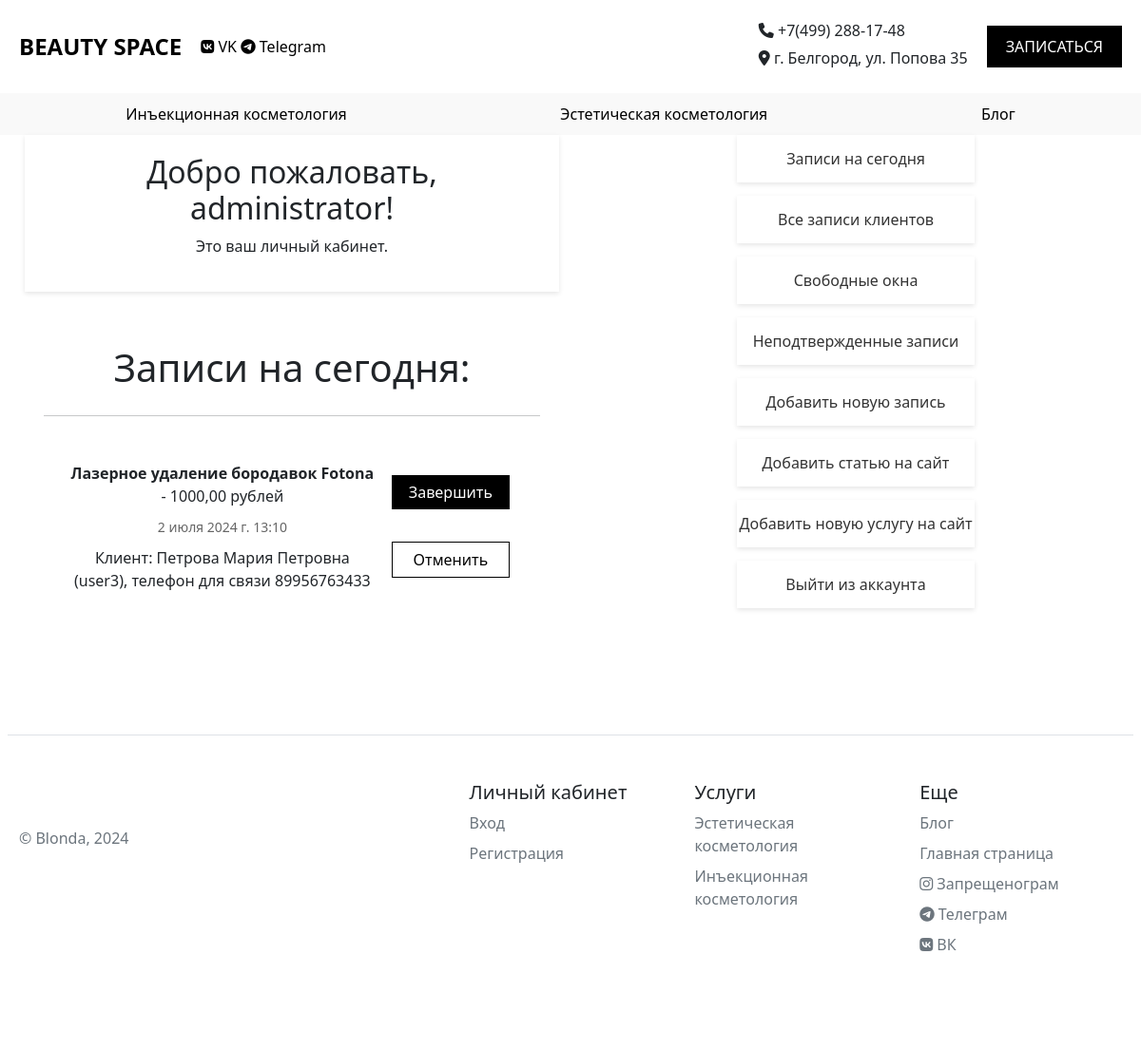
/admin_profile/ (signed in), run on the app's committed database.
### main/models.py (models this page shows, shortened)
class ProcedureRecord(models.Model):
    service = models.ForeignKey(Service, on_delete=models.CASCADE, verbose_name='Услуга')
    type = models.CharField(max_length=50, verbose_name='Тип косметологии')
    price = models.DecimalField('Цена', max_digits=10, decimal_places=2)
    date = models.DateField('Дата')
    time = models.TimeField('Время проведения')
    client_profile = models.ForeignKey(UserProfile, on_delete=models.CASCADE, blank=True, null=True, related_name='client_responses', verbose_name='Профиль клиента')
    response = models.BooleanField('Отклик на сободную запись', default=False)
    confirmed = models.BooleanField('Подтверждено администратором', default=False)
    active = models.BooleanField('Активна', default=False)
    completed = models.BooleanField('Выполнена', default=False)
    cancelled = models.BooleanField('Отменена', default=False)
    class Meta:
        verbose_name = 'Запись на процедуру'
        verbose_name_plural = 'Записи на процедуры'

class Service(models.Model):
    COSMETOLOGY_TYPES = [
        ('inject', 'Инъекционная косметология'),
        ('aesthetic', 'Эстетическая косметология'),
    ]
    type = models.CharField(
        max_length=50,
        choices=COSMETOLOGY_TYPES,
        verbose_name='Тип косметологии',
        default='inject'
    )
    name = models.TextField('Название события', blank=True, null=True)
    duration = models.TextField('Время проведения', blank=True, null=True)
    price = models.TextField('Цена', blank=True, null=True)
    annotation = models.TextField('Место проведения', blank=True, null=True)
    class Meta:
        verbose_name = 'Услуга'
        verbose_name_plural = 'Услуги'

class UserProfile(models.Model):
    user = models.OneToOneField(User, on_delete=models.CASCADE)
    is_superuser = models.BooleanField(default=False)
    surname = models.CharField(max_length=25, blank=True, default='', verbose_name='Фамилия')
    name = models.CharField(max_length=25, blank=True, default='', verbose_name='Имя')
    patronymic = models.CharField(max_length=25, blank=True, default='', verbose_name='Отчество')
    phone_number = models.CharField(max_length=15, blank=True, default='', verbose_name='Номер телефона')
    class Meta:
        verbose_name = 'Профиль пользователя'
        verbose_name_plural = 'Профили пользователей'

### main/views.py (the view)
# urls.py: path('admin_profile/', views.admin_profile, name='admin_profile'),
@login_required
def admin_profile(request):
    if not request.user.is_staff:
        return redirect('user_profile')
    today = date.today()
    today_records = ProcedureRecord.objects.filter(date=today, active=True)
    return render(request, 'main/admin_profile.html',{'today_records': today_records})

### main/templates/main/admin_profile.html (shortened to what this page needs)
{% extends 'main/layout.html' %}
{% load static %}
{% block content %}
<main class="profile row">
        <div class="profile-content col-12 col-sm-12 col-md-6 col-lg-6">
            <div class="profile-greeting">
                <h2>Добро пожаловать, {{ user.username }}!</h2>
                <p>Это ваш личный кабинет.</p>
            </div>
            <div class="record-container">
                <h1>Записи на сегодня:</h1>
                {% for record in today_records %}
                <hr>
                    <div class="record">
                        <div class="record-info">
                            <p><b>{{ record.service.name }}</b> - {{ record.price }} рублей</p>
                            <p class="date-time">{{ record.date }} {{ record.time }}</p>
                            <p>Клиент: {{ record.client_profile.surname }} {{ record.client_profile.name }} {{ record.client_profile.patronymic }} ({{ record.client_profile.user.username }}), телефон для связи {{ record.client_profile.phone_number }}</p>
                        </div>
                        <div class="record-buttons">
                            <form method="post" action="{% url 'complete_record' record.id %}">
                                <button type="submit" class="btn btn-success">Завершить</button>
                            </form>
                            <form method="post" action="{% url 'cancel_record' record.id %}">
                                <button type="submit" class="btn btn-danger">Отменить</button>
                            </form>
                        </div>
                    </div>
                {% empty %}
                    <p>Сегодня нет записей.</p>
                {% endfor %}
            </div>
        </div>
        <div class="profile-sidebar col-12 col-sm-12 col-md-6 col-lg-6">
            <div class="profile-block-sidebar">
                <ul>
                    <li><a href="{% url 'records_today' %}">Записи на сегодня</a></li>
                    <li><a href="{% url 'records_all' %}">Все записи клиентов</a></li>
                    <li><a href="{% url 'records_free' %}">Свободные окна</a></li>
                    <li><a href="{% url 'records_response' %}">Неподтвержденные записи</a></li>
                    <li><a href="{% url 'record_new' %}">Добавить новую запись</a></li>
                    <li><a href="{% url 'blog_new' %}">Добавить статью на сайт</a></li>
                    <li><a href="{% url 'service_new' %}">Добавить новую услугу на сайт</a></li>
                    <li><a href="{% url 'home' %}">Выйти из аккаунта</a></li>
                </ul>
            </div>
        </div>
</main>
{% endblock %}

### main/static/main/stylesheet/style.css (style rules this page uses)
body { display: flex; flex-direction: column; align-items: center; justify-content: center; }
main { text-align: center; max-width: 1200px; }
main h1 { margin-bottom: 26px; }
.profile { display: flex; flex-direction: row; }
.profile .profile-sidebar { display: flex; flex-direction: column; align-items: center; justify-content: start; }
.profile .profile-block-sidebar { width: 300px; background-color: #fff; margin-bottom: 16px; }
.profile .profile-block-sidebar ul { list-style: none; margin: 0; display: flex; flex-direction: column; justify-content: start; }
.profile .profile-block-sidebar ul li { width: 250px; height: 50px; margin-bottom: 14px; box-sizing: border-box; display: flex; align-items: center; justify-content: center; }
.profile .profile-block-sidebar ul li a { text-decoration: none; color: #333; font-size: 16px; box-shadow: 0 2px 5px rgba(0, 0, 0, 0.1); width: 100%; height: 100%; box-sizing: border-box; display: flex; align-items: center; justify-content: center; }
.profile .profile-content { flex: 1; display: flex; flex-direction: column; }
.profile .profile-greeting { background-color: #fff; padding: 20px; box-shadow: 0 2px 5px rgba(0, 0, 0, 0.1); margin-bottom: 16px; }
form { padding: 20px; width: 100%; max-width: 400px; }
.record-container { max-width: 1200px; margin: 20px auto; padding: 20px; }
.record { display: flex; justify-content: space-around; align-items: center; padding: 15px; margin-bottom: 10px; }
.record-info { display: flex; flex-direction: column; }
.record-info p { margin: 5px 0; }
.record-info .date-time { font-size: 14px; color: #666; }
.record p { margin: 5px 0; }
.record .date-time { font-size: 14px; color: #666; }
.btn { padding: 20px 20px; margin: 5px; border: none !important; border-radius: 0px !important; cursor: pointer; width: 100%; }
.btn-success { background-color: #000 !important; color: #fff !important; }
.btn-danger { border: 1px solid #000 !important; background-color: #fff !important; color: #000 !important; }
.record-buttons { flex: 1; display: flex; flex-direction: column; align-items: flex-end; margin: 0px; padding: 0px; }
.record-buttons form { width: 100%; display: flex; justify-content: flex-end; margin: 6px; padding: 6px; }
.record-info { margin: 12px; }

### data on the page
ProcedureRecord: service.name "Лазерное удаление бородавок Fotona", price "1000,00", date "2 июля 2024 г.", time "13:10", client_profile.surname "Петрова", client_profile.name "Мария", client_profile.patronymic "Петровна", client_profile.user.username "user3", client_profile.phone_number "89956763433"

### other printed values
{{ user.username }} "administrator"
